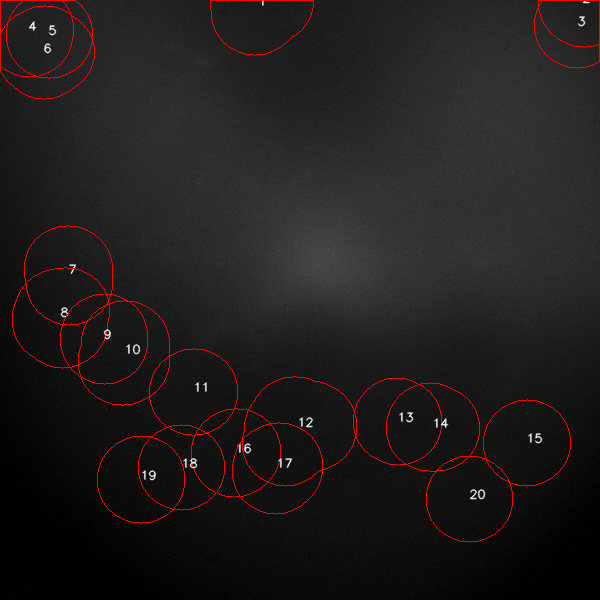
#> input picture rois_on_first_frame.png, 600 x 600 px
$ python -i roi_selection.py   (imports and definitions only)
#> lines starting #> are read from the running program, lines starting #| are printed output that depends on the picture
"""
Manual ROI Selection Module
Contains shared functions for manual ROI selection used by both fluorescence and mechanical analysis.
"""

import cv2
import numpy as np
from vars import *


# [147 lines left out: functions extract_frame_channel, preview_video_and_draw_rois, not called in this run]


def manual_roi_selection(avg_frame, roi_number=1):
    """
    Allow the user to manually draw a polygon ROI on the video frame.
    Enhanced version with better UI and instructions.

    Parameters
    ----------
    avg_frame : np.ndarray
        Averaged frame for ROI drawing.
    roi_number : int
        ROI number for labeling.

    Returns
    -------
    mask : np.ndarray
        Binary mask of the manually selected ROI.
    info : dict
        Dictionary with ROI information.
    """
    h, w = avg_frame.shape

    # Enhance contrast for better visibility
    clahe = cv2.createCLAHE(clipLimit=3.0, tileGridSize=(8, 8))
    enhanced = clahe.apply(avg_frame)
    display_color = cv2.cvtColor(enhanced, cv2.COLOR_GRAY2BGR)

    # Variables for polygon drawing
    points = []
    drawing = False
    polygon_complete = False

    # [61 lines left out: function mouse_callback, not called in this run]

    # Create window and set mouse callback
    window_name = f"Manual ROI Selection - ROI #{roi_number}"
    cv2.namedWindow(window_name, cv2.WINDOW_NORMAL)
    cv2.resizeWindow(window_name, 800, 600)
    cv2.setMouseCallback(window_name, mouse_callback)
    cv2.imshow(window_name, display_color)

    print(f"\n" + "="*70)
    print(f"MANUAL ROI #{roi_number} SELECTION INSTRUCTIONS:")
    print("="*70)
    print("  - Click to add points around the organoid")
    print("  - Click near the FIRST point (red circle) to close polygon")
    print("  - Or DOUBLE-CLICK to finish polygon")
    print("  - Or press ENTER when done (will auto-close the polygon)")
    print("  - Press 'r' to reset and start over")
    print("  - Press 'ESC' to cancel this ROI")
    print("="*70 + "\n")

    while True:
        key = cv2.waitKey(1) & 0xFF

        # Check if polygon was completed via mouse interaction
        if polygon_complete:
            break

        if key == 13:  # ENTER - finish
            if len(points) >= 3:
                break
            else:
                print("[Warning] Need at least 3 points to create a polygon")

        elif key == ord('r'):  # Reset
            points = []
            drawing = False
            polygon_complete = False
            cv2.imshow(window_name, display_color)
            print(f"[Manual ROI #{roi_number}] Reset - start drawing again")

        elif key == 27:  # ESC - cancel
            print(f"[Manual ROI #{roi_number}] Cancelled by user")
            cv2.destroyAllWindows()
            return None, None

    cv2.destroyAllWindows()

    if len(points) < 3:
        print("[ERROR] Need at least 3 points to create ROI")
        return None, None

    # Create mask from polygon
    mask = np.zeros((h, w), dtype=np.uint8)
    points_array = np.array(points, dtype=np.int32)
    cv2.fillPoly(mask, [points_array], 255)

    # Calculate ROI info
    M = cv2.moments(points_array)
    if M['m00'] > 0:
        cx = M['m10'] / M['m00']
        cy = M['m01'] / M['m00']
    else:
        cx, cy = np.mean(points_array[:, 0]), np.mean(points_array[:, 1])

    x_coords = points_array[:, 0]
    y_coords = points_array[:, 1]
    bbox = (int(np.min(x_coords)), int(np.min(y_coords)),
            int(np.max(x_coords) - np.min(x_coords)),
            int(np.max(y_coords) - np.min(y_coords)))

    area = np.sum(mask > 0)

    info = {
        "label": roi_number,
        "area": int(area),
        "centroid": (float(cx), float(cy)),
        "bbox": bbox,
    }

    print(f"[Manual ROI #{roi_number}] Created: area={area} pixels, center=({cx:.0f}, {cy:.0f})")

    return mask.astype(np.uint8), info

>>> import cv2
>>> picture = cv2.imread('rois_on_first_frame.png', cv2.IMREAD_GRAYSCALE)
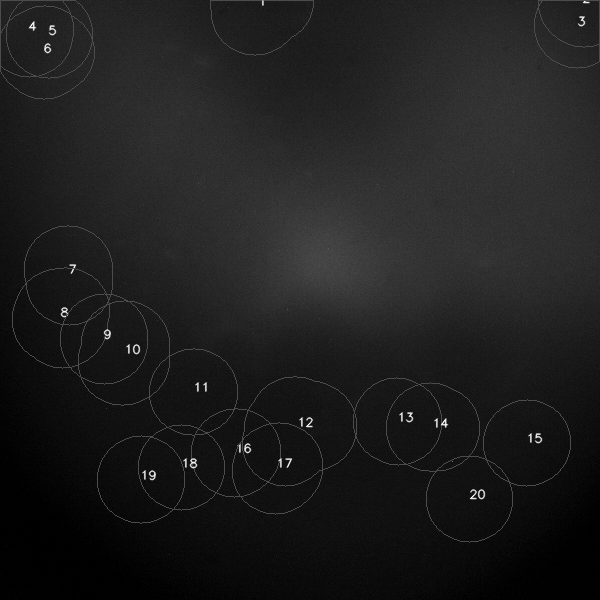
#> picture: shape (600, 600); min 0, max 253, mean 30
>>> result = manual_roi_selection(picture)
#> in manual_roi_selection, `enhanced = clahe.apply(avg_frame)`:
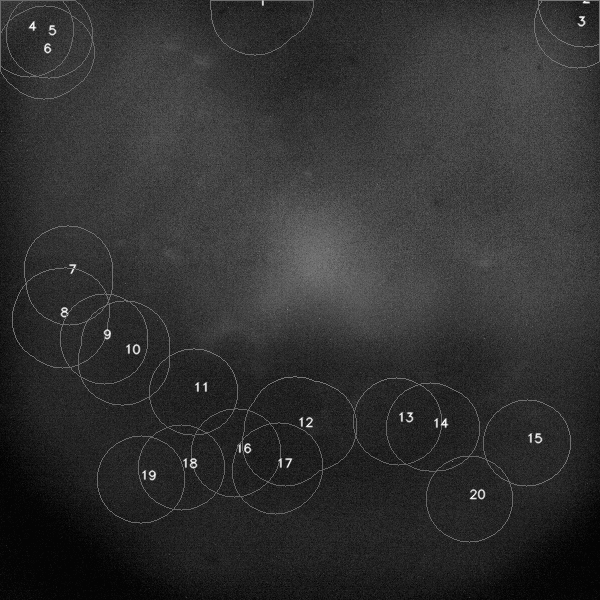
#> enhanced: shape (600, 600); min 2, max 254, mean 48.7
#> (key q is pressed here)
